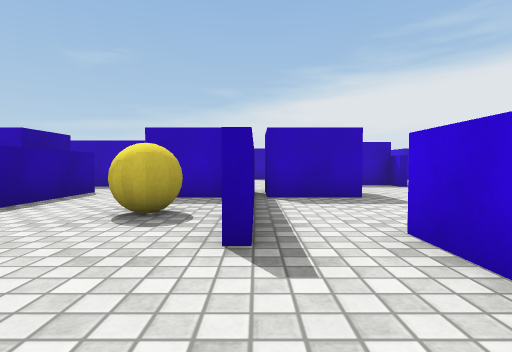
View 1 (above)

20 first-person views from a walk through a scene from a Unity 3-D project. The camera is 0.68 m above the floor, tilts 2° down and sees 80° across. The floor is counted in squares, 1 m on a side. Each view is taken from the middle of a square. On the plan, view 1 faces up. The plan holds only what a view shows up to about 10 squares ahead; the rest is blank. The place goes on beyond the plan. The player character is not drawn. Surface patterns are stand-ins for the level's own textures.

View 2
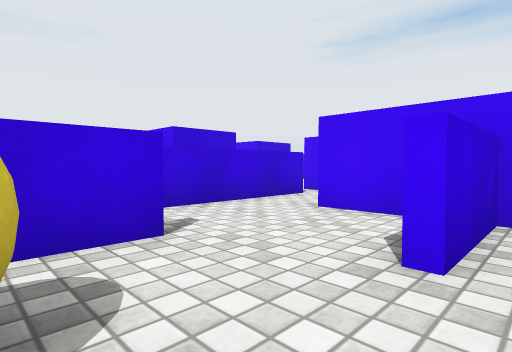

View 3
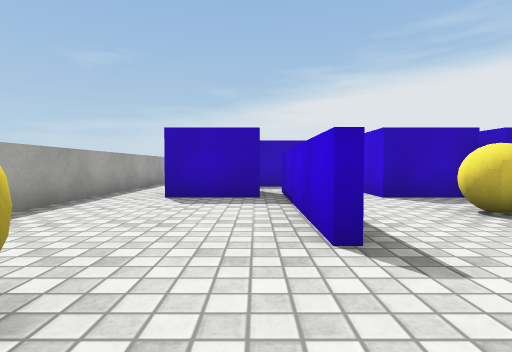

View 4
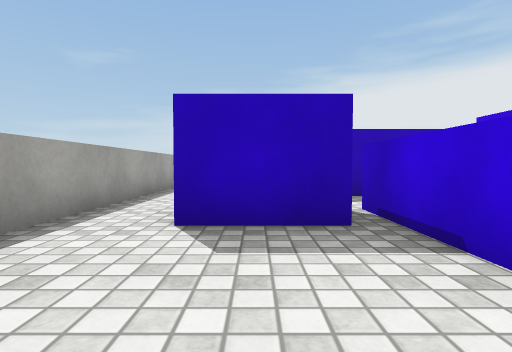

View 5
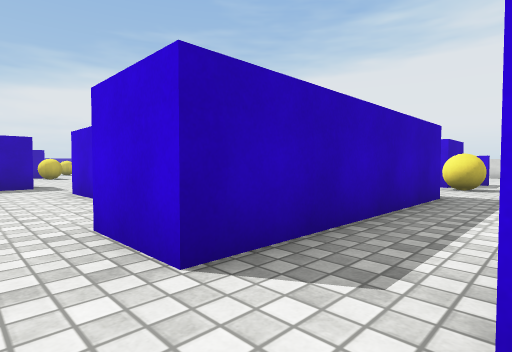

View 6
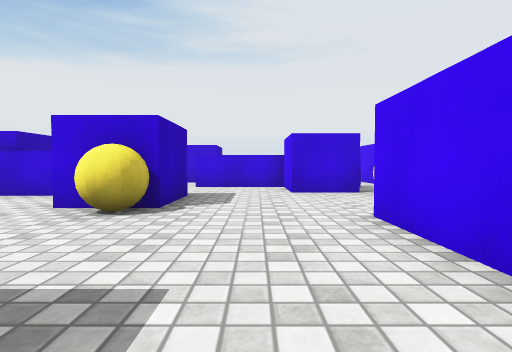

View 7
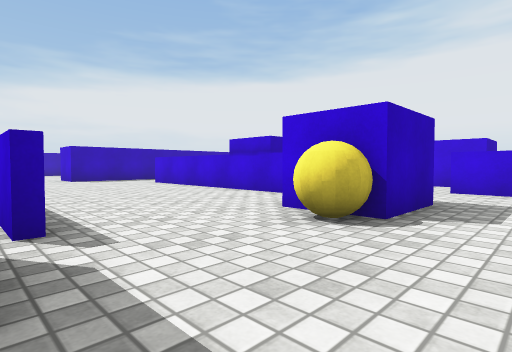

View 8
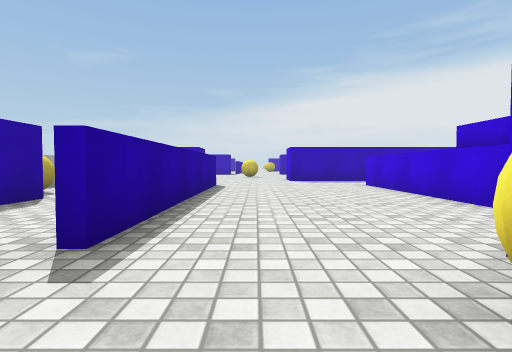

View 9
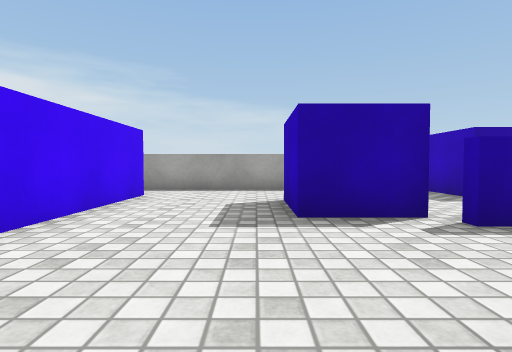

View 10
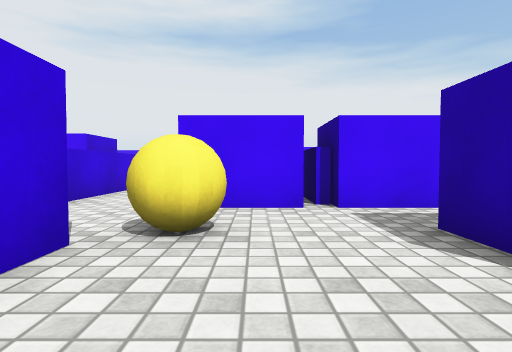

View 11
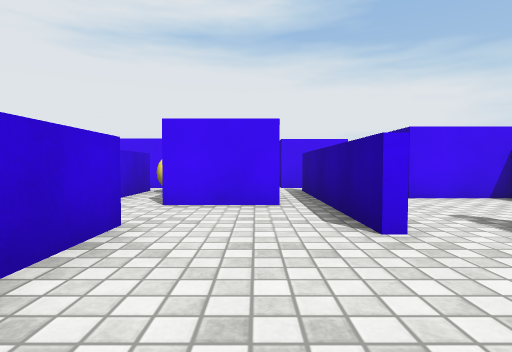

View 12
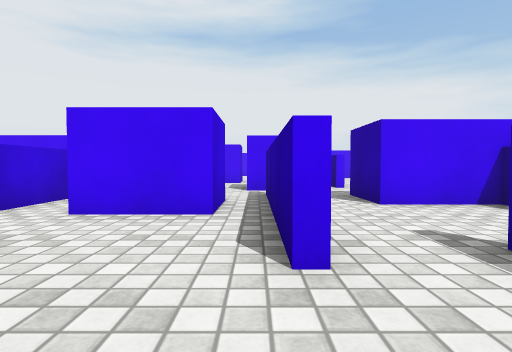

View 13
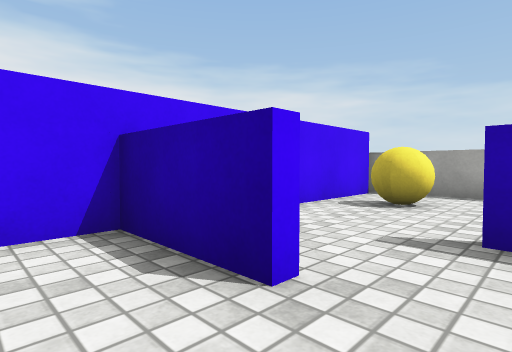

View 14
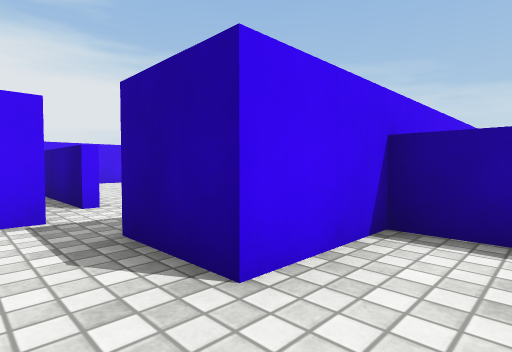

View 15
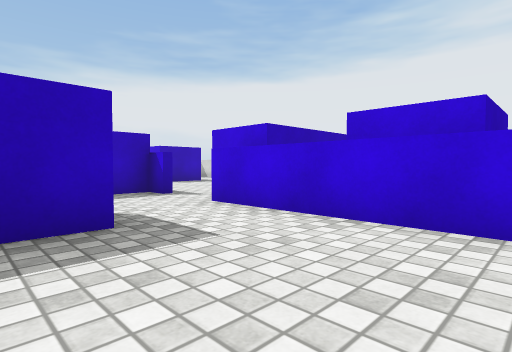

View 16
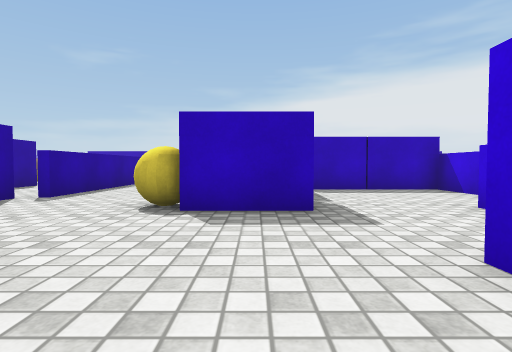

View 17
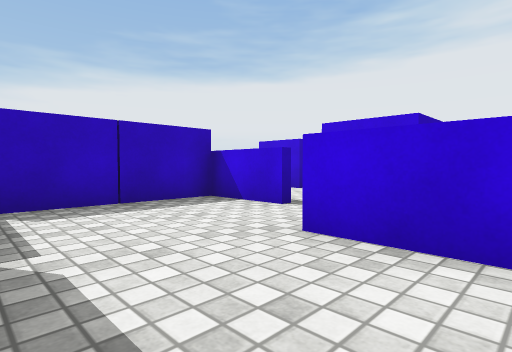

View 18
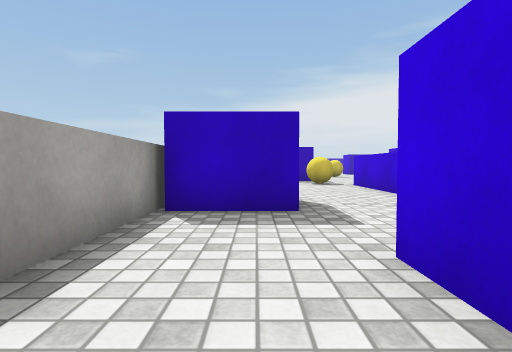

View 19
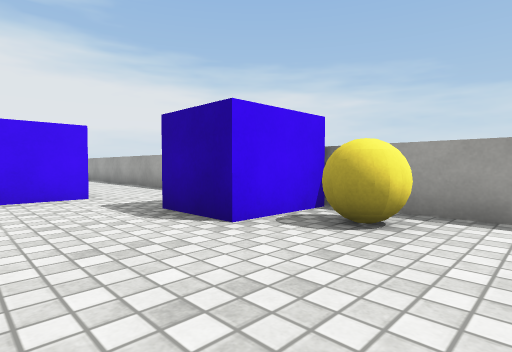

View 20
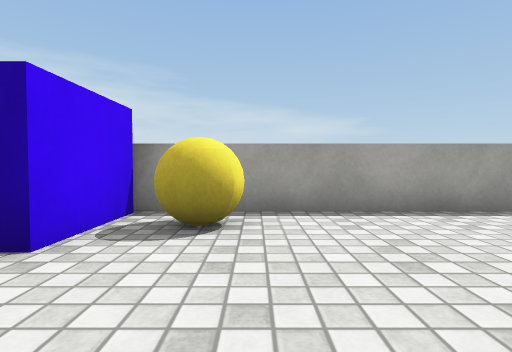

### Floor plan
Points are (right, up) in squares from view 1. A wall is a line through its corners. A room is listed if a view was taken in it or the views show most of it. See-through windows are left out.
Room 1 (views 1, 13, 14, 15)
walls: (1.5, -2.2) (1.5, 3.1); (5.8, -2.2) (5.8, 0.5); (4.5, 2.5) (4.5, 4.5); (1.8, 3.1) (1.8, -2.1); (-0.3, 2.5) (-0.3, 3.9); (0, 4.1) (0, 2.5); (-2.3, 1.9) (-2.3, -0.4)
ways out: opening at (-1, 2.5) to room 2; opening at (1, 3) to room 2; opening at (3.5, 3.5) to room 2; gap at (2, -2)
objects: block (-1, -2) to (0, -1); block (0, -5) to (2, -3); block (3, -1) to (4, 1); block (4, -3); other object (5, -2); block (6, -3); block (7, -5) to (7, -3); block (8, -3) to (9, -3)
Room 2 (views 2, 3, 4, 5, 6, 7, 8, 9, 10, 11, 12, 16, 17, 18, 19, 20)
walls: (-3.6, 16.4) (-3.6, 17.4); (-4.1, 7.8) (-4.1, 4.8); (0, 7.6) (0, 6.1); (4.5, 12) (4.5, 15); (1.8, 17.5) (1.8, 24); (4.5, 9.6) (4.5, 10.5); (6.1, 16.4) (6.1, 18.5); (-3.6, 21.2) (-3.6, 24); (-4.3, 2.5) (-4.3, 7.5); (4.5, 4.5) (4.5, 7.5); (-8.5, 2) (-8.5, -0.5); (-3.4, 23.9) (-3.4, 16.4); (-2.5, -0.4) (-2.5, 1.9); (-8.5, 24.5) (-8.5, 4.1)
ways out: opening at (-1, 2.5) to room 1; opening at (1, 3) to room 1; opening at (3.5, 3.5) to room 1; opening at (5, 8.5); opening at (5.5, 15.5)
objects: block (-8, -1) to (-6, -1); block (-8, 19) to (-7, 20); other object (-8, 21) to (-7, 22); other object (-7, 1) to (-6, 1); block (-7, 7) to (-5, 8); block (-7, 10) to (-5, 11); block (-6, 15) to (-4, 16); block (-5, -2) to (-5, -1); block (-4, -2) to (-3, -1); block (-4, 10) to (-3, 11); other object (-2, 4) to (-1, 5); block (-2, 7) to (0, 8); block (-2, 10) to (-1, 11); other object (-1, 15); block (0, 15) to (2, 16); block (1, 7) to (2, 8); other object (2, 10); block (3, 11) to (4, 12); block (3, 19) to (4, 20); block (5, 19) to (6, 20)

Positions as (right, up) in squares from view 1, and headings:
1: (0, 0), facing up
2: (-3, 4), facing down-right
3: (-5, 0), facing up
4: (-6, 3), facing up
5: (-8, 8), facing up-right
6: (-5, 13), facing right
7: (-4, 13), facing up-right
8: (-2, 14), facing up
9: (0, 14), facing left
10: (1, 13), facing down
11: (3, 6), facing down
12: (2, 5), facing down
13: (-1, 3), facing down-left
14: (1, 1), facing down-left
15: (1, 3), facing up-right
16: (1, 10), facing up
17: (2, 13), facing up-right
18: (-7, 14), facing up
19: (-4, 23), facing down-left
20: (-4, 22), facing left
